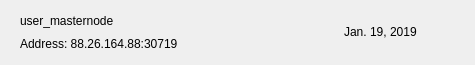
<?xml version="1.0" encoding="UTF-8"?>
<ui version="4.0">
 <class>MNRow</class>
 <widget class="QWidget" name="MNRow">
  <property name="geometry">
   <rect>
    <x>0</x>
    <y>0</y>
    <width>475</width>
    <height>65</height>
   </rect>
  </property>
  <property name="windowTitle">
   <string>Form</string>
  </property>
  <property name="styleSheet">
   <string notr="true"/>
  </property>
  <layout class="QVBoxLayout" name="verticalLayout_2">
   <property name="spacing">
    <number>0</number>
   </property>
   <property name="leftMargin">
    <number>20</number>
   </property>
   <property name="topMargin">
    <number>0</number>
   </property>
   <property name="rightMargin">
    <number>20</number>
   </property>
   <property name="bottomMargin">
    <number>0</number>
   </property>
   <item>
    <widget class="QFrame" name="frame_2">
     <property name="styleSheet">
      <string notr="true">border:none;</string>
     </property>
     <property name="frameShape">
      <enum>QFrame::StyledPanel</enum>
     </property>
     <property name="frameShadow">
      <enum>QFrame::Raised</enum>
     </property>
     <layout class="QHBoxLayout" name="horizontalLayout">
      <property name="leftMargin">
       <number>0</number>
      </property>
      <property name="rightMargin">
       <number>0</number>
      </property>
      <item>
       <widget class="QFrame" name="frame">
        <property name="styleSheet">
         <string notr="true">border:none;padding:0px;</string>
        </property>
        <property name="frameShape">
         <enum>QFrame::StyledPanel</enum>
        </property>
        <property name="frameShadow">
         <enum>QFrame::Raised</enum>
        </property>
        <layout class="QVBoxLayout" name="verticalLayout">
         <property name="spacing">
          <number>0</number>
         </property>
         <property name="leftMargin">
          <number>0</number>
         </property>
         <property name="topMargin">
          <number>0</number>
         </property>
         <property name="rightMargin">
          <number>0</number>
         </property>
         <property name="bottomMargin">
          <number>0</number>
         </property>
         <item>
          <widget class="QLabel" name="labelName">
           <property name="text">
            <string>user_masternode</string>
           </property>
          </widget>
         </item>
         <item>
          <widget class="QLabel" name="labelAddress">
           <property name="text">
            <string>Address: 88.26.164.88:30719</string>
           </property>
          </widget>
         </item>
        </layout>
       </widget>
      </item>
      <item>
       <spacer name="horizontalSpacer">
        <property name="orientation">
         <enum>Qt::Horizontal</enum>
        </property>
        <property name="sizeHint" stdset="0">
         <size>
          <width>40</width>
          <height>20</height>
         </size>
        </property>
       </spacer>
      </item>
      <item>
       <widget class="QLabel" name="labelDate">
        <property name="text">
         <string>Jan. 19, 2019</string>
        </property>
       </widget>
      </item>
      <item>
       <widget class="QPushButton" name="pushButtonMenu">
        <property name="styleSheet">
         <string notr="true">border:none; background-color:transparent; padding:0px;</string>
        </property>
        <property name="text">
         <string/>
        </property>
        <property name="icon">
         <iconset>
          <normaloff>:/ic-menu-hover</normaloff>:/ic-menu-hover</iconset>
        </property>
        <property name="iconSize">
         <size>
          <width>24</width>
          <height>24</height>
         </size>
        </property>
       </widget>
      </item>
     </layout>
    </widget>
   </item>
   <item>
    <widget class="QLabel" name="lblDivisory">
     <property name="minimumSize">
      <size>
       <width>0</width>
       <height>1</height>
      </size>
     </property>
     <property name="maximumSize">
      <size>
       <width>16777215</width>
       <height>1</height>
      </size>
     </property>
     <property name="text">
      <string/>
     </property>
     <property name="alignment">
      <set>Qt::AlignBottom|Qt::AlignLeading|Qt::AlignLeft</set>
     </property>
    </widget>
   </item>
  </layout>
 </widget>
 <resources/>
 <connections/>
</ui>
